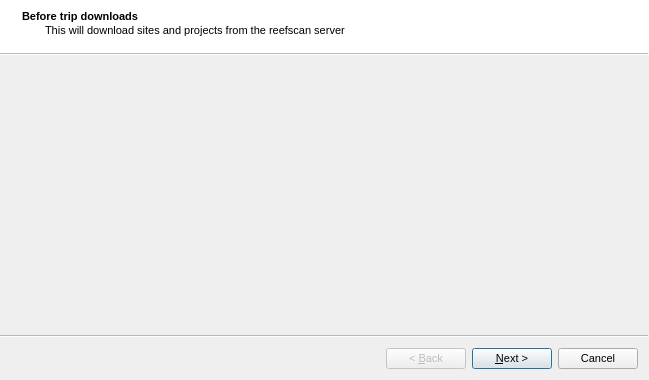
<?xml version="1.0" encoding="UTF-8"?>
<ui version="4.0">
 <class>Wizard</class>
 <widget class="QWizard" name="Wizard">
  <property name="windowModality">
   <enum>Qt::WindowModal</enum>
  </property>
  <property name="geometry">
   <rect>
    <x>0</x>
    <y>0</y>
    <width>649</width>
    <height>380</height>
   </rect>
  </property>
  <property name="font">
   <font>
    <pointsize>8</pointsize>
   </font>
  </property>
  <property name="windowTitle">
   <string>Wizard</string>
  </property>
  <property name="wizardStyle">
   <enum>QWizard::ModernStyle</enum>
  </property>
  <widget class="QWizardPage" name="wizardPageStart">
   <property name="font">
    <font>
     <pointsize>8</pointsize>
    </font>
   </property>
   <property name="title">
    <string>Before trip downloads</string>
   </property>
   <property name="subTitle">
    <string>This will download sites and projects from the reefscan server</string>
   </property>
  </widget>
  <widget class="QWizardPage" name="wizardPageFinished">
   <property name="title">
    <string>Download finished</string>
   </property>
   <property name="subTitle">
    <string>Next: See sites</string>
   </property>
  </widget>
  <widget class="QWizardPage" name="wizardPageSites">
   <property name="title">
    <string>A table of sites</string>
   </property>
   <property name="subTitle">
    <string>Next: see projects</string>
   </property>
   <layout class="QGridLayout" name="gridLayout">
    <item row="0" column="0">
     <widget class="QTableView" name="tblSites"/>
    </item>
   </layout>
  </widget>
  <widget class="QWizardPage" name="wizardPageProjects">
   <property name="title">
    <string>A table of projects</string>
   </property>
   <property name="subTitle">
    <string>All finished</string>
   </property>
   <layout class="QGridLayout" name="gridLayout_2">
    <item row="0" column="0">
     <widget class="QTableView" name="tblProjects"/>
    </item>
   </layout>
  </widget>
 </widget>
 <resources/>
 <connections/>
</ui>
